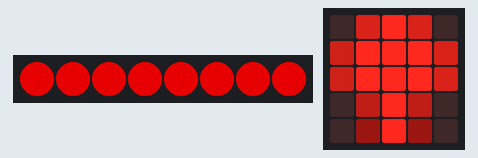
The program below on a simulated BBC micro:bit running MicroPython. Shown: 8 RGB LEDs in strip order, left to right, the board's 5×5 LED display. Dim RGB values are drawn brighter than linear.

Above: at 2.99 s.
At 7.47 s:
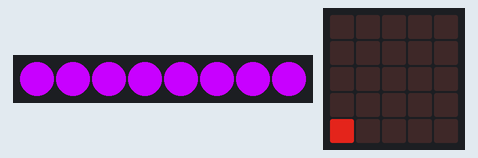
At 8.67 s:
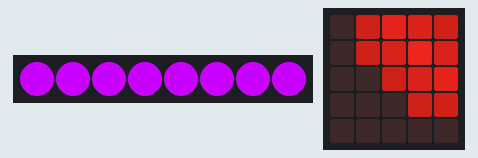
At 9.87 s:
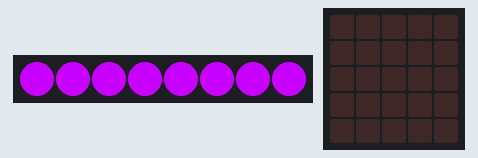
At 17.05 s:
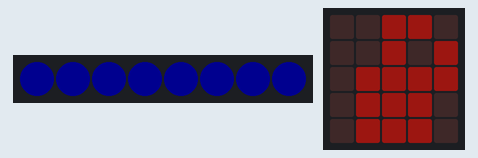
At 35.73 s:
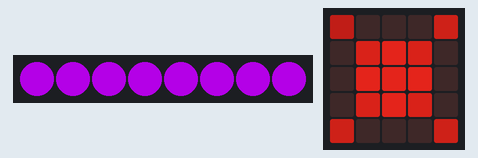
Timing chart, 0 to 40.0 s (numbered marks = the images above):
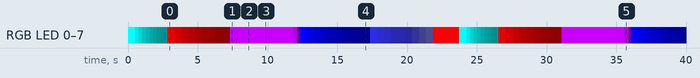

Measured:
- by itself, RGB LED 0–7: off → RGB(0, 255, 255) at 0.00 s, → RGB(0, 180, 180) 0.53 s later, → RGB(0, 126, 126) 0.25 s later, → RGB(0, 90, 90) 0.25 s later, … (78 changes in this stretch)

The program:

Part4.py
```python
from microbit import display, Image, sleep, pin0
import neopixel

np = neopixel.NeoPixel(pin0, 8)

def fade(time):
    for x in range(0, 5):
        for y in range(0, 5):
            b = display.get_pixel(x, y)
            if b > 0:
                display.set_pixel(x, y, b-1)
            sleep(time)

def turn_on(colour):
    for pixel in range(0, len(np)):
        np[pixel] = (colour[0], colour[1], colour[2])
    np.show()

def convert(integer):
    new = int(integer-3*(integer//10))
    integer = 0 if new < 5 else new
    return integer

def fade_np(colour):
    return (convert(colour[0]), convert(colour[1]), convert(colour[2]))

isobel =    [Image("00100:01010:10001:01010:00100"),
             Image("00300:03030:30003:03030:00300"),
             Image("00500:05050:50005:05050:00500"),
             Image("00700:07070:70007:07070:00700"),
             Image("00900:09090:90009:09090:00900")]
oliver =    Image("05950:59995:59995:03930:01910")
toby =      [Image("00000:00000:00000:00000:60000"),
             Image("00000:00000:00000:06000:00000"),
             Image("00000:00000:00600:00000:00000"),
             Image("00650:00575:00056:00000:00000"),
             Image("04654:04575:00456:00044:00000"),
             Image("02242:02454:02242:00222:00000"),
             Image("01111:11121:01111:11111:01111"),
             Image("00000:00010:00000:00000:00000"),
             Image("00000:00000:00000:00000:00000"),
             Image("00000:00000:00000:00000:00600"),
             Image("00000:00000:00000:00600:00000"),
             Image("00000:00000:00600:00000:00000"),
             Image("00000:00600:06760:00600:00000"),
             Image("00000:05650:06760:05650:00000"),
             Image("40004:05650:06660:05650:40004")]
leo =       [Image("01110:10101:11111:01110:01110"),
             Image("03330:30303:33333:03330:03330"),
             Image("05550:50505:55555:05550:05550"),
             Image("07770:70707:77777:07770:07770"),
             Image("09990:90909:99999:09990:09990")]
zaniel =     Image("90009:09090:00900:09090:90009")
nick =      [Image("00000:00000:00900:00000:00000"),
             Image("00000:30903:09890:30903:00000"),
             Image("30703:09790:97679:09790:30903"),
             Image("00400:04640:46464:04640:00400"),
             Image("00000:00100:01210:00100:00000"),
             Image("00000:00000:00100:00000:00000"),
             Image("00000:00000:00900:00000:00000"),
             Image("00000:30903:09890:30903:00000"),
             Image("30703:09790:97679:09790:30903"),
             Image("00400:04640:46464:04640:00400"),
             Image("00000:00100:01210:00100:00000"),
             Image("00000:00000:00100:00000:00000"),
             Image("00000:00000:00900:00000:00000"),
             Image("00000:30903:09890:30903:00000"),
             Image("30703:09790:97679:09790:30903"),
             Image("00400:04640:46464:04640:00400"),
             Image("00000:00100:01210:00100:00000"),
             Image("00000:00000:00100:00000:00000")]

purple = (200, 0, 255)
dark_blue = (0, 0, 255)
blue = (50, 50, 255)
turquoise = (0, 255, 255)
red = (255, 0, 0)

fireworks = {
             'isobel': (isobel, turquoise, 100, 10),
             'oliver': (oliver, red, 0, 20),
             'toby': (toby, purple, 300, 2),
             'leo': (leo, dark_blue, 100, 20),
             'zaniel': (zaniel, blue, 0, 20),
             'nick': (nick, red, 100, 0)
            }

while True:
    for thing in fireworks:
        design, colour, wait1, wait2 = fireworks[thing]
        lights = colour
        turn_on(lights)
        display.show(design, delay=wait1)
        for i in range(0, 9):
            lights = fade_np(lights)
            turn_on(lights)
            fade(wait2)
```
